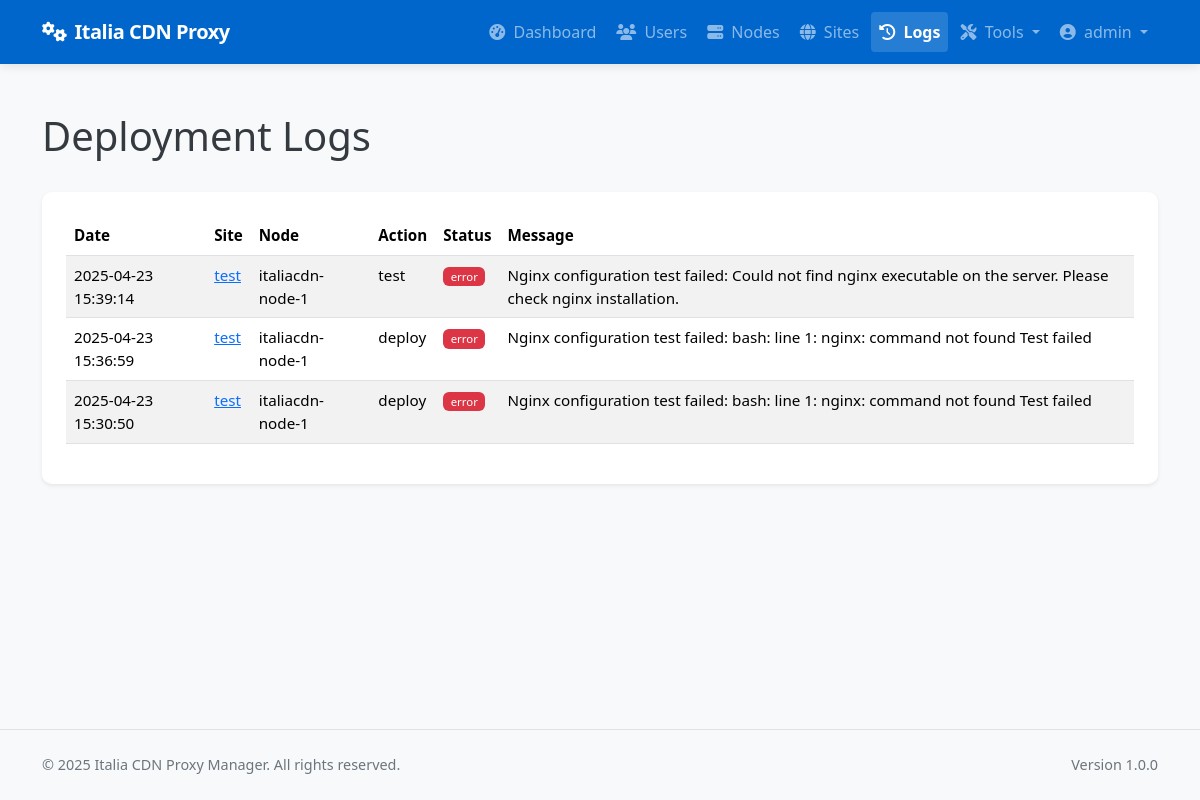
Before: /admin/logs (signed in) with the older database file.
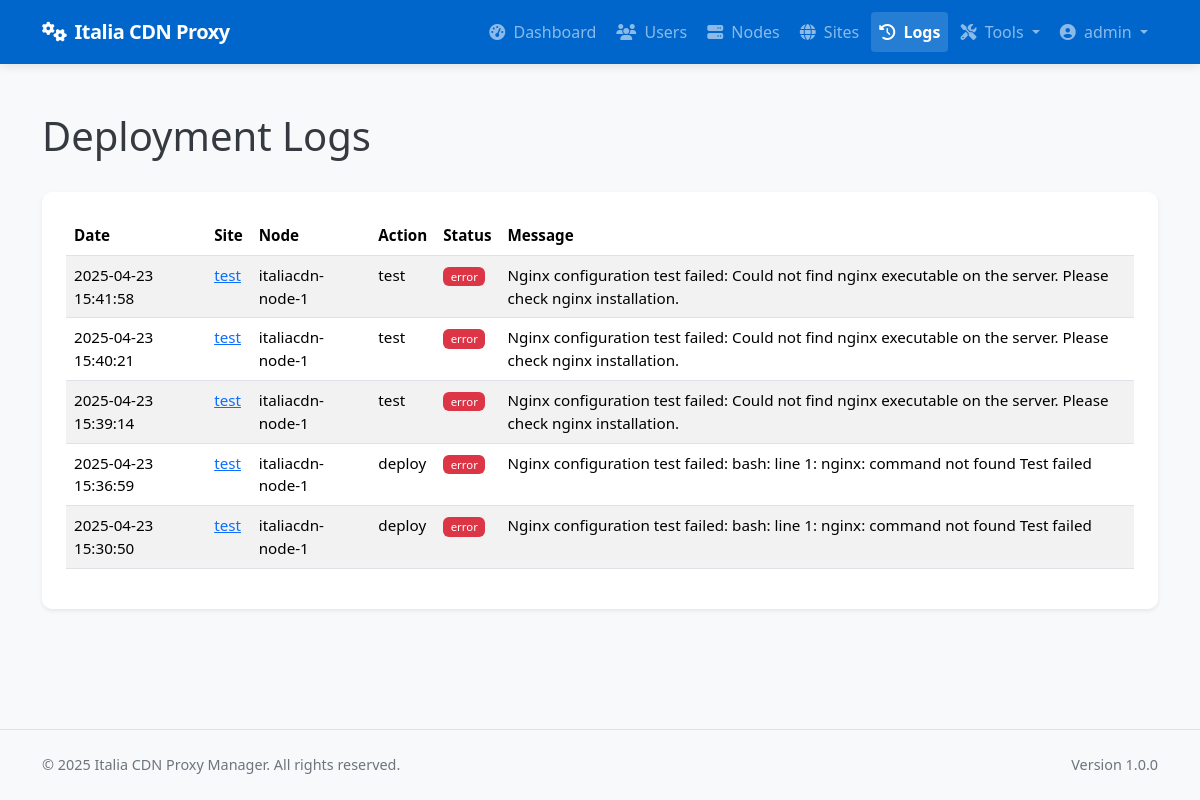
After: the same page with the newer database file.
### app/models/models.py (models this page shows, shortened)
class DeploymentLog(db.Model):
    __tablename__ = 'deployment_logs'
    id = db.Column(db.Integer, primary_key=True)
    site_id = db.Column(db.Integer, db.ForeignKey('sites.id'), nullable=False)
    node_id = db.Column(db.Integer, db.ForeignKey('nodes.id'), nullable=False)
    user_id = db.Column(db.Integer, db.ForeignKey('users.id'), nullable=True)  # Who performed the action
    action = db.Column(db.String(64), nullable=False)  # deploy, update, remove, ssl_renew, discovery, rollback
    status = db.Column(db.String(20), nullable=False)  # success, error
    message = db.Column(db.Text, nullable=True)
    created_at = db.Column(db.DateTime, default=datetime.utcnow)
    site = db.relationship('Site', backref=db.backref('deployment_logs', lazy='dynamic'))
    node = db.relationship('Node', backref=db.backref('deployment_logs', lazy='dynamic'))
    user = db.relationship('User', backref=db.backref('deployment_logs', lazy='dynamic'))

class Site(db.Model):
    __tablename__ = 'sites'
    id = db.Column(db.Integer, primary_key=True)
    name = db.Column(db.String(64), nullable=False)
    domain = db.Column(db.String(255), unique=True, nullable=False)
    protocol = db.Column(db.String(10), nullable=False, default='https')  # http or https
    origin_protocol = db.Column(db.String(10), nullable=False, default='http')  # http or https for origin
    origin_address = db.Column(db.String(255), nullable=False)  # Backend server address
    origin_port = db.Column(db.Integer, nullable=False)
    user_id = db.Column(db.Integer, db.ForeignKey('users.id'), nullable=True)  # Allow null for discovered sites
    is_active = db.Column(db.Boolean, default=True)
    is_blocked = db.Column(db.Boolean, default=False)
    is_discovered = db.Column(db.Boolean, default=False)  # Whether this site was discovered from node
    use_waf = db.Column(db.Boolean, default=False)
    force_https = db.Column(db.Boolean, default=True)  # New column to force HTTP to HTTPS redirect
    enable_cache = db.Column(db.Boolean, default=True)
    cache_time = db.Column(db.Integer, default=3600)  # Cache time in seconds, default 1 hour
    cache_static_time = db.Column(db.Integer, default=86400)  # Cache time for static assets in seconds, default 1 day
    custom_cache_rules = db.Column(db.Text, nullable=True)  # Custom cache rules in Nginx format
    cache_browser_time = db.Column(db.Integer, default=3600)  # Browser cache time in seconds, default 1 hour
    created_at = db.Column(db.DateTime, default=datetime.utcnow)
    updated_at = db.Column(db.DateTime, default=datetime.utcnow, onupdate=datetime.utcnow)
    custom_config = db.Column(db.Text, nullable=True)  # Additional Nginx configuration
    site_nodes = db.relationship('SiteNode', backref='site', lazy='dynamic')
    ssl_certificates = db.relationship('SSLCertificate', backref='site', lazy='dynamic')
    config_versions = db.relationship('ConfigVersion', backref='site', lazy='dynamic')

class Node(db.Model):
    __tablename__ = 'nodes'
    id = db.Column(db.Integer, primary_key=True)
    name = db.Column(db.String(64), unique=True, nullable=False)
    ip_address = db.Column(db.String(45), nullable=False)  # IPv4 or IPv6
    ssh_port = db.Column(db.Integer, default=22)
    ssh_user = db.Column(db.String(64), nullable=False)
    ssh_key_path = db.Column(db.String(256), nullable=True)  # Path to SSH key file
    ssh_password = db.Column(db.String(256), nullable=True)  # Encrypted password (if using password auth)
    is_active = db.Column(db.Boolean, default=True)
    is_discovered = db.Column(db.Boolean, default=False)  # Whether this node was discovered from YAML
    created_at = db.Column(db.DateTime, default=datetime.utcnow)
    updated_at = db.Column(db.DateTime, default=datetime.utcnow, onupdate=datetime.utcnow)
    nginx_config_path = db.Column(db.String(256), default='/etc/nginx/conf.d')
    nginx_reload_command = db.Column(db.String(256), default='sudo systemctl reload nginx')
    site_nodes = db.relationship('SiteNode', backref='node', lazy='dynamic')

### app/controllers/admin.py (the view)
@admin.route('/logs')
@login_required
@admin_required
def deployment_logs():
    logs = DeploymentLog.query.order_by(DeploymentLog.created_at.desc()).all()
    return render_template('admin/logs.html', logs=logs)

### app/models/__init__.py (called while the page is built)
@login_manager.user_loader
def load_user(user_id):
    return User.query.get(int(user_id))

### app/models/models.py (called while the page is built)
    def is_admin(self):
        return self.role == 'admin'

### app/services/access_control.py (called while the page is built)
def admin_required(f):
    @wraps(f)
    def decorated_function(*args, **kwargs):
        if not current_user.is_admin():
            flash('You need admin privileges to access this page.', 'error')
            return abort(403)
        return f(*args, **kwargs)
    return decorated_function

### app/templates/admin/logs.html (shortened to what this page needs)
{% extends 'base.html' %}
{% block content %}
<div class="container py-4">
    <div class="d-flex justify-content-between align-items-center mb-4">
        <h1>Deployment Logs</h1>
    </div>
    <div class="card shadow-sm">
        <div class="card-body">
            {% if logs %}
                <div class="table-responsive">
                    <table class="table table-striped table-hover">
                        <thead>
                            <tr>
                                <th>Date</th>
                                <th>Site</th>
                                <th>Node</th>
                                <th>Action</th>
                                <th>Status</th>
                                <th>Message</th>
                            </tr>
                        </thead>
                        <tbody>
                            {% for log in logs %}
                            <tr>
                                <td>{{ log.created_at.strftime('%Y-%m-%d %H:%M:%S') }}</td>
                                <td>
                                    <a href="{{ url_for('admin.view_site', site_id=log.site_id) }}">
                                        {{ log.site.name }}
                                    </a>
                                </td>
                                <td>{{ log.node.name }}</td>
                                <td>{{ log.action }}</td>
                                <td>
                                    <span class="badge bg-{{ 'success' if log.status == 'success' else 'danger' }}">
                                        {{ log.status }}
                                    </span>
                                </td>
                                <td>{{ log.message }}</td>
                            </tr>
                            {% endfor %}
                        </tbody>
                    </table>
                </div>
            {% else %}
                <div class="alert alert-info">
                    No deployment logs found.
                </div>
            {% endif %}
        </div>
    </div>
</div>
{% endblock %}

Changed rows visible on the page:
added DeploymentLog: created_at "2025-04-23 15:41:58", site.name "test", node.name "italiacdn-node-1", action "test", status "error", message "Nginx configuration test failed: Could not find nginx executable on the server. Please check nginx installation."
added DeploymentLog: created_at "2025-04-23 15:40:21", site.name "test", node.name "italiacdn-node-1", action "test", status "error", message "Nginx configuration test failed: Could not find nginx executable on the server. Please check nginx installation."
